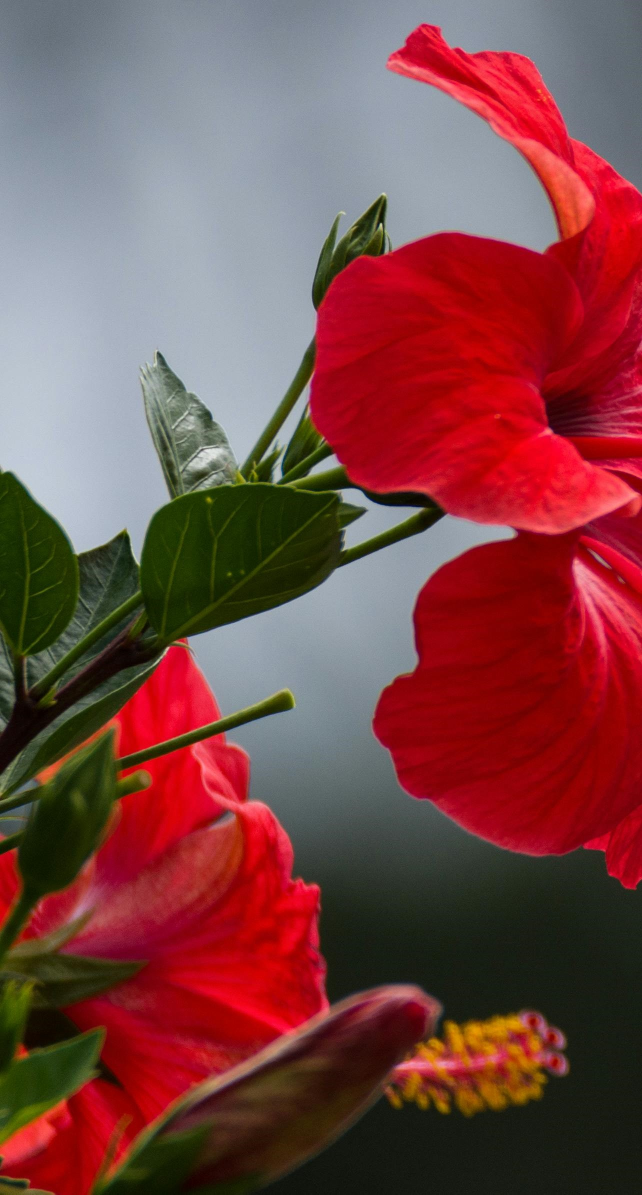
#> input picture Thursday 10:40 - 12:30/E22CSEU0955/lab9/x.jpg, 1284 x 2389 px, found by its file name (shown at 1/2 size)
$ python 2-image-stitching.py
#> lines starting #> are read from the running program, lines starting #| are printed output that depends on the picture
import cv2
import matplotlib.pyplot as plt

imgs = [cv2.imread('C:/Users/cchan/OneDrive/Documents/COLLEGE/SEMESTERS/Semester 6/340 l/lab/lab9/x.jpg'),
        cv2.imread('C:/Users/cchan/OneDrive/Documents/COLLEGE/SEMESTERS/Semester 6/340 l/lab/lab9/y.jpg'),
        cv2.imread('C:/Users/cchan/OneDrive/Documents/COLLEGE/SEMESTERS/Semester 6/340 l/lab/lab9/z.jpg')]
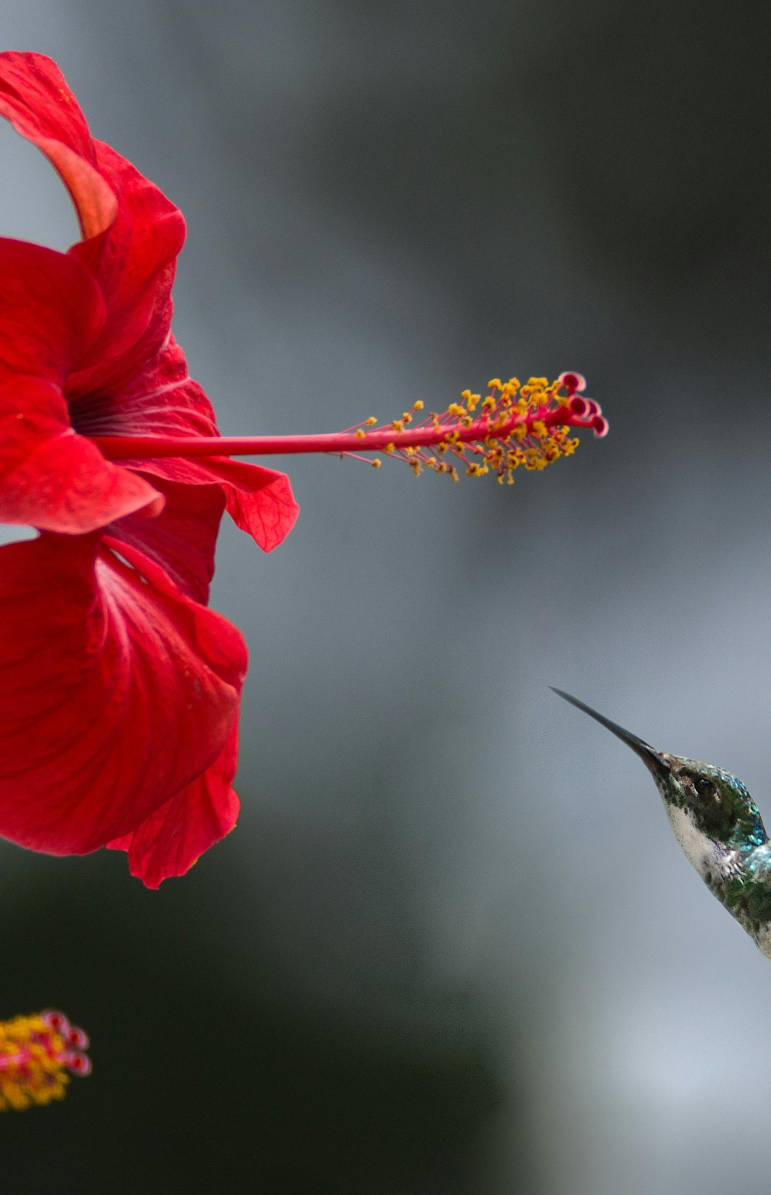
#> input picture Thursday 10:40 - 12:30/E22CSEU0955/lab9/y.jpg, 1541 x 2389 px, found by its file name (shown at 1/2 size)
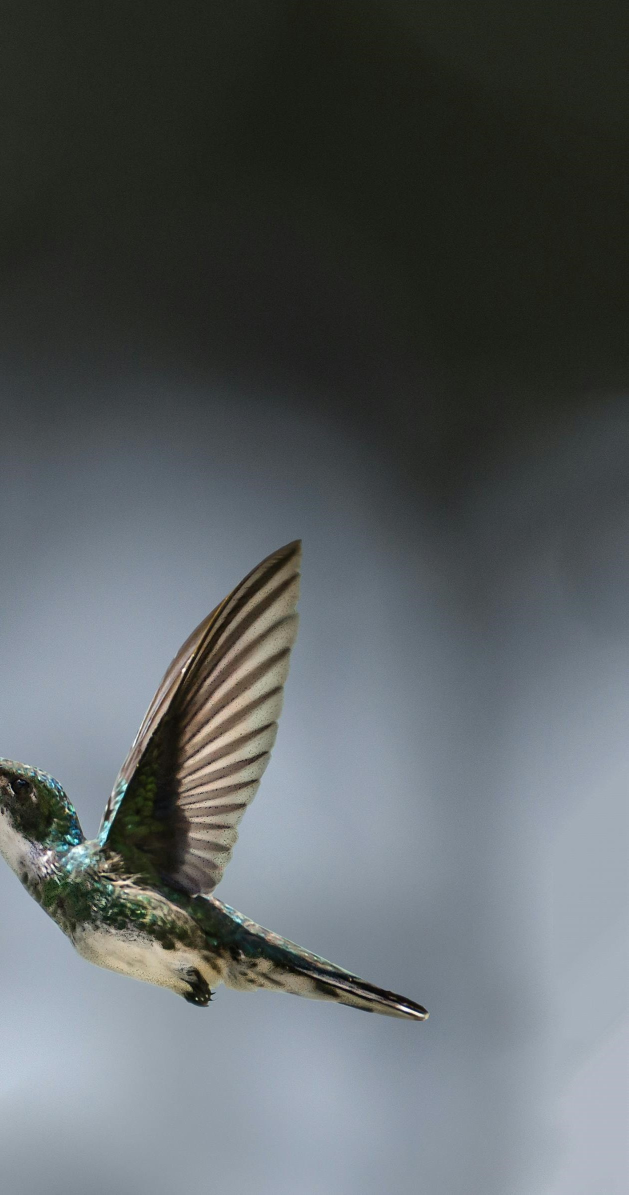
#> input picture Thursday 10:40 - 12:30/E22CSEU0955/lab9/z.jpg, 1257 x 2389 px, found by its file name (shown at 1/2 size)

for i, img in enumerate(imgs):
    if img is None:
        print(f"Failed to load image {i+1}.jpg")
        exit()
    print(f"Image {i+1} shape: {img.shape}")
#> this loop made 3 passes
#| Image 1 shape: (2389, 1284, 3)
#| Image 2 shape: (2389, 1541, 3)
#| Image 3 shape: (2389, 1257, 3)

imgs_resized = [cv2.resize(img, (img.shape[1] // 2, img.shape[0] // 2)) for img in imgs]
#> imgs_resized = 3 items
#> img is the input picture: shape (2389, 1257, 3); mean B, G, R 98.7, 96.8, 91.1

sift = cv2.SIFT_create()
keypoints_list = []
descriptors_list = []

for img in imgs_resized:
    keypoints, descriptors = sift.detectAndCompute(img, None)
    keypoints_list.append(keypoints)
    descriptors_list.append(descriptors)
#> after the loop, descriptors_list = 3 items; keypoints_list = 3 items


bf = cv2.BFMatcher(cv2.NORM_L2, crossCheck=True)
matches_all = []

for i in range(len(imgs_resized) - 1):
    matches = bf.match(descriptors_list[i], descriptors_list[i + 1])
    matches = sorted(matches, key=lambda x: x.distance)
    matches_all.append(matches)

    img_matches = cv2.drawMatches(imgs_resized[i], keypoints_list[i], imgs_resized[i + 1], keypoints_list[i + 1], matches[:30], None, flags=cv2.DrawMatchesFlags_NOT_DRAW_SINGLE_POINTS)


    plt.figure(figsize=(10, 5))
    plt.imshow(img_matches)
    plt.title(f"Keypoint Matches Between Image {i+1} and Image {i+2}")
    plt.axis('off')
    plt.show()
#> this loop made 2 passes
#> matches on passes 1 to 2: 337 matches, 286 matches
#> pass 1, `img_matches = cv2.drawMatches(imgs_resized[i], keypoints_list[i], imgs..`:
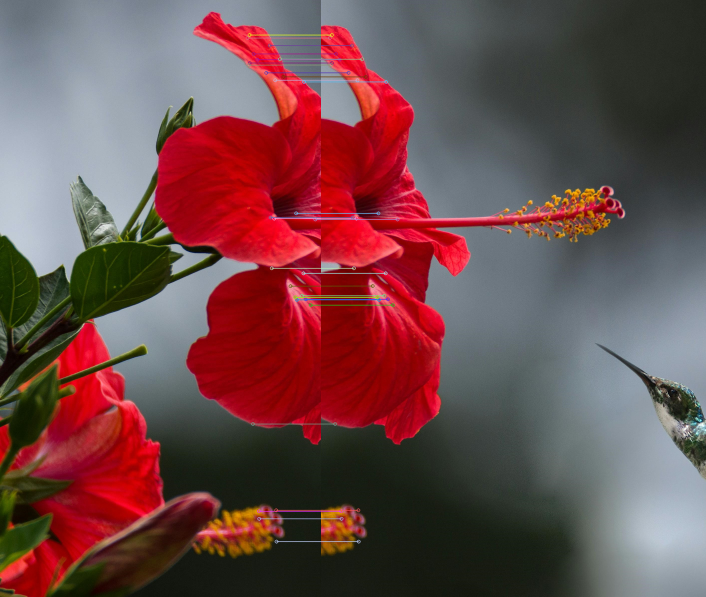
#> img_matches: shape (1194, 1412, 3) (shown at 1/2 size); mean of channels 0, 1, 2 75.2, 74.1, 110.4; drawn as B, G, R
#> pass 2, `img_matches = cv2.drawMatches(imgs_resized[i], keypoints_list[i], imgs..`:
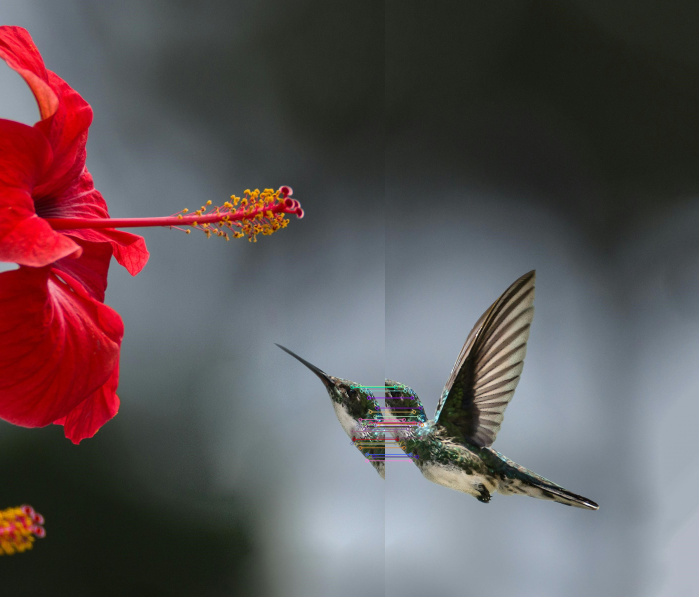
#> img_matches: shape (1194, 1398, 3) (shown at 1/2 size); mean of channels 0, 1, 2 87.2, 85.1, 95.7; drawn as B, G, R
#> after the loop, matches_all = 2 matches


stitcher = cv2.Stitcher_create(cv2.Stitcher_SCANS)
status, pano = stitcher.stitch(imgs_resized)
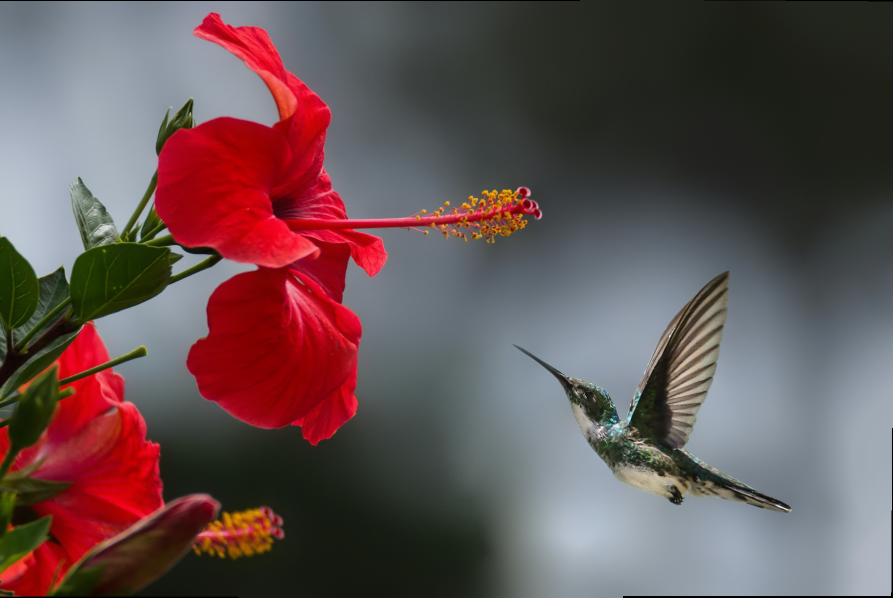
#> pano: shape (1196, 1785, 3) (shown at 1/2 size); mean of channels 0, 1, 2 83.5, 82.6, 101.4; drawn as B, G, R
#> status = 0


fig = plt.figure(figsize=(20, 10))

for i, img in enumerate(imgs_resized):
    ax = fig.add_subplot(2, 3, i+1)
    ax.imshow(cv2.cvtColor(img, cv2.COLOR_BGR2RGB))
    ax.set_title(f"Image {i+1}")
    ax.axis('off')

if status == cv2.Stitcher_OK:
    ax = fig.add_subplot(2, 1, 2)
    ax.imshow(cv2.cvtColor(pano, cv2.COLOR_BGR2RGB))
    ax.set_title("Stitched Panorama")
    ax.axis('off')
    cv2.imwrite("panorama.jpg", pano)
else:
    print(f"Stitching failed. Status code: {status}")

plt.tight_layout()
plt.show()
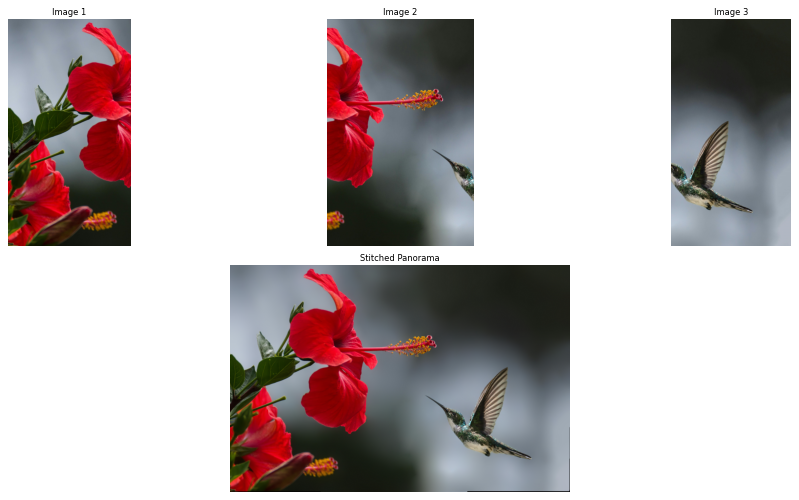
#> figure drawn by matplotlib, 4 panels
